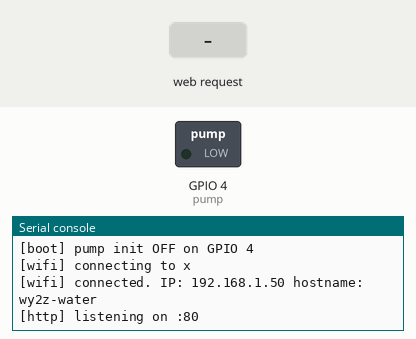
This program was run on a simulated ESP32 board running MicroPython. On the bench: switched loads named in the program (green lamp = pin HIGH), the last lines printed to the serial console. Inputs (shaded band) come from the test bench. WiFi joins after 1.5 s; values from a settings file that is not in the repository are placeholders.

Above: at 3.2 s.
3.3 s: HTTP request GET /water received
At 4.5 s:
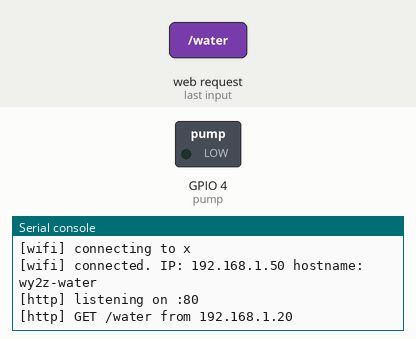
4.8 s: HTTP request GET / received
At 5.7 s:
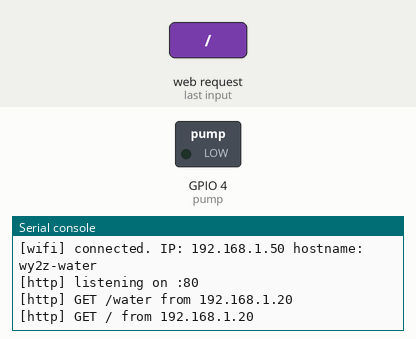

The program:

main.py
```python
import network
import time
import socket
import gc
from machine import Pin

import secrets  # esp32/secrets.py — gitignored, holds WIFI_SSID + WIFI_PASSWORD

# --- Pump config ---
# 5V DC pump driven via NPN BJT (2N2222A) low-side switch on GPIO 4.
# HIGH → base conducts → BJT saturates → pump runs. LOW → off.
# 1kΩ base resistor; 1N4001 flyback diode across pump (cathode on +5V).
PUMP_PIN = 4
PUMP_PULSE_MS = 5000   # v1: 5 seconds per dose — tune after measuring mL/sec

HOSTNAME = "wy2z-water"

# --- Pump: initialize OFF as the very first thing ---
pump = Pin(PUMP_PIN, Pin.OUT, value=0)
print("[boot] pump init OFF on GPIO", PUMP_PIN)


def water_pulse():
    print("[water] ON")
    pump.value(1)
    time.sleep_ms(PUMP_PULSE_MS)
    pump.value(0)
    print("[water] OFF")


def wifi_connect(timeout_s=30):
    try:
        network.hostname(HOSTNAME)
    except Exception as e:
        print("[wifi] hostname() not supported:", e)
    sta = network.WLAN(network.STA_IF)
    sta.active(True)
    if not sta.isconnected():
        print("[wifi] connecting to", secrets.WIFI_SSID)
        sta.connect(secrets.WIFI_SSID, secrets.WIFI_PASSWORD)
        for _ in range(timeout_s):
            if sta.isconnected():
                break
            time.sleep(1)
    if sta.isconnected():
        ip = sta.ifconfig()[0]
        print("[wifi] connected. IP:", ip, "hostname:", HOSTNAME)
    else:
        print("[wifi] FAILED to connect")
    return sta


def http_response(status, body):
    return (
        "HTTP/1.1 " + status + "\r\n"
        "Content-Type: application/json\r\n"
        "Content-Length: " + str(len(body)) + "\r\n"
        "Connection: close\r\n"
        "\r\n" + body
    )


def parse_request_line(req_bytes):
    try:
        line = req_bytes.split(b"\r\n", 1)[0].decode()
        parts = line.split(" ")
        return parts[0], parts[1]
    except Exception:
        return None, None


def serve():
    addr = socket.getaddrinfo("0.0.0.0", 80)[0][-1]
    s = socket.socket()
    s.setsockopt(socket.SOL_SOCKET, socket.SO_REUSEADDR, 1)
    s.bind(addr)
    s.listen(2)
    print("[http] listening on :80")
    while True:
        cl = None
        try:
            cl, raddr = s.accept()
            req = cl.recv(1024)
            method, path = parse_request_line(req)
            print("[http]", method, path, "from", raddr[0])
            if method == "POST" and path == "/water":
                water_pulse()
                cl.send(http_response(
                    "200 OK",
                    '{"status":"ok","duration_ms":' + str(PUMP_PULSE_MS) + "}",
                ))
            elif method == "GET" and path == "/":
                cl.send(http_response(
                    "200 OK",
                    '{"status":"ok","device":"' + HOSTNAME + '"}',
                ))
            else:
                cl.send(http_response("404 Not Found", '{"error":"not_found"}'))
        except Exception as e:
            print("[http] error:", e)
        finally:
            if cl is not None:
                try:
                    cl.close()
                except Exception:
                    pass


wifi_connect()
gc.collect()
serve()
```

Measured:
- after the input at 3.3 s, the serial console: prints a new line at once (image 1)
- after the input at 4.8 s, the serial console: prints a new line at once (image 2)
